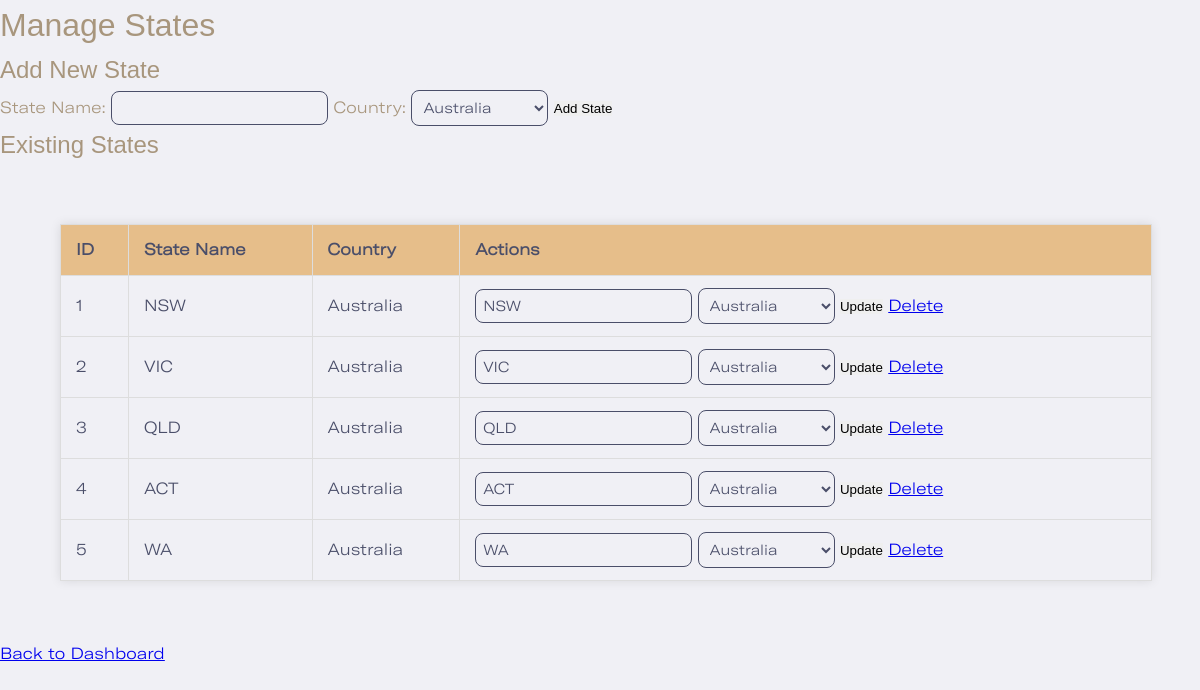
The app's page /admin/states.php (signed in) with its own data.
### tables this page shows
CREATE TABLE `states` (
  `id` int(11) NOT NULL,
  `name` varchar(100) NOT NULL,
  `country_id` int(11) DEFAULT NULL
);

CREATE TABLE `countries` (
  `id` int(11) NOT NULL,
  `name` varchar(100) NOT NULL
);

### admin/states.php (the view, shortened to what this page needs)
<?php
require '../config.php';
$stmt_countries = $pdo->query("SELECT * FROM Countries");
$countries = $stmt_countries->fetchAll(PDO::FETCH_ASSOC);
$stmt = $pdo->query("SELECT s.*, c.name AS country_name FROM States s JOIN Countries c ON s.country_id = c.id");
$states = $stmt->fetchAll(PDO::FETCH_ASSOC);
?>
<!DOCTYPE html>
<html lang="en">
<head>
    <link rel="stylesheet" href="../global.css" />
    <link rel="stylesheet" href="admin.css" />
</head>
<body>
    <h1>Manage States</h1>
    <h2>Add New State</h2>
    <form method="post">
        <label for="state_name">State Name:</label>
        <input type="text" name="state_name" required>
        <label for="country_id">Country:</label>
        <select name="country_id" required>
            <?php foreach ($countries as $country): ?>
                <option value="<?php echo $country['id']; ?>"><?php echo htmlspecialchars($country['name']); ?></option>
            <?php endforeach; ?>
        </select>
        <button type="submit">Add State</button>
    </form>
    <h2>Existing States</h2>
    <table border="1" class="property-table">
        <thead>
            <tr>
                <th>ID</th>
                <th>State Name</th>
                <th>Country</th>
                <th>Actions</th>
            </tr>
        </thead>
        <tbody>
            <?php foreach ($states as $state): ?>
            <tr>
                <td><?php echo $state['id']; ?></td>
                <td><?php echo htmlspecialchars($state['name']); ?></td>
                <td><?php echo htmlspecialchars($state['country_name']); ?></td>
                <td>
                    <form style="display:inline;" method="post">
                        <input type="text" name="state_name" value="<?php echo htmlspecialchars($state['name']); ?>">
                        <select name="country_id">
                            <?php foreach ($countries as $country): ?>
                                <option value="<?php echo $country['id']; ?>" <?php echo $state['country_id'] == $country['id'] ? 'selected' : ''; ?>>
                                    <?php echo htmlspecialchars($country['name']); ?>
                                </option>
                            <?php endforeach; ?>
                        </select>
                        <button type="submit">Update</button>
                    </form>
                    <a href="?delete_id=<?php echo $state['id']; ?>" onclick="return confirm('Are you sure you want to delete this state?');">Delete</a>
                </td>
            </tr>
            <?php endforeach; ?>
        </tbody>
    </table>
    <a href="admin_dashboard.php">Back to Dashboard</a>
</body>
</html>

### global.css (style rules this page uses)
:root { --primary-gold: #E6BE8A; --secondary-gold: #D2B48C; --light-gold: #F7E7CE; --gold-text: #A8967D; --dark-blue: #4A4E69; --lighter-blue: #F0F0F5; --transparent: rgba(0, 0, 0, 0); }
* { margin: 0; padding: 0; box-sizing: border-box; }
body { font-family: 'GT America', sans-serif; background-color: var(--lighter-blue); color: var(--gold-text); line-height: 1.6; }
h1, h2, h3 { font-family: 'Branch Updated', sans-serif; font-weight: 400; }
select, input { font-family: 'GT America', sans-serif; font-size: 0.9rem; padding: 7px; background-color: var(--lighter-blue); color: var(--dark-blue); border: 1px solid var(--dark-blue); border-radius: 0.5rem; }
button { outline: none; border: none; }
.property-table { width: 91vw; border-collapse: collapse; background-color: white; box-shadow: 0 0 0.625rem rgba(0, 0, 0, 0.1); margin: 60px; }
.property-table th, .property-table td { padding: 12px 15px; border: 1px solid #ddd; text-align: left; }
.property-table th { background-color: var(--primary-gold); color: var(--dark-blue); text-align: left; }
.property-table td { background-color: var(--lighter-blue); color: var(--dark-blue); }
.property-table tbody tr:nth-child(odd) { background-color: #f9f9f9; }
.property-table tbody tr:nth-child(even) { background-color: var(--lighter-blue); }

### admin/admin.css (style rules this page uses)
:root { --primary-gold: #E6BE8A; --secondary-gold: #D2B48C; --light-gold: #F7E7CE; --gold-text: #A8967D; --dark-blue: #4A4E69; --lighter-blue: #F0F0F5; --transparent: rgba(0, 0, 0, 0); }

### records on screen
states: id "1", name "NSW", country.name "Australia", state_name "NSW", country_id "Australia"
states: id "2", name "VIC", country.name "Australia", state_name "VIC", country_id "Australia"
states: id "3", name "QLD", country.name "Australia", state_name "QLD", country_id "Australia"
states: id "4", name "ACT", country.name "Australia", state_name "ACT", country_id "Australia"
states: id "5", name "WA", country.name "Australia", state_name "WA", country_id "Australia"

### other values on screen
form field country_id "Australia"
